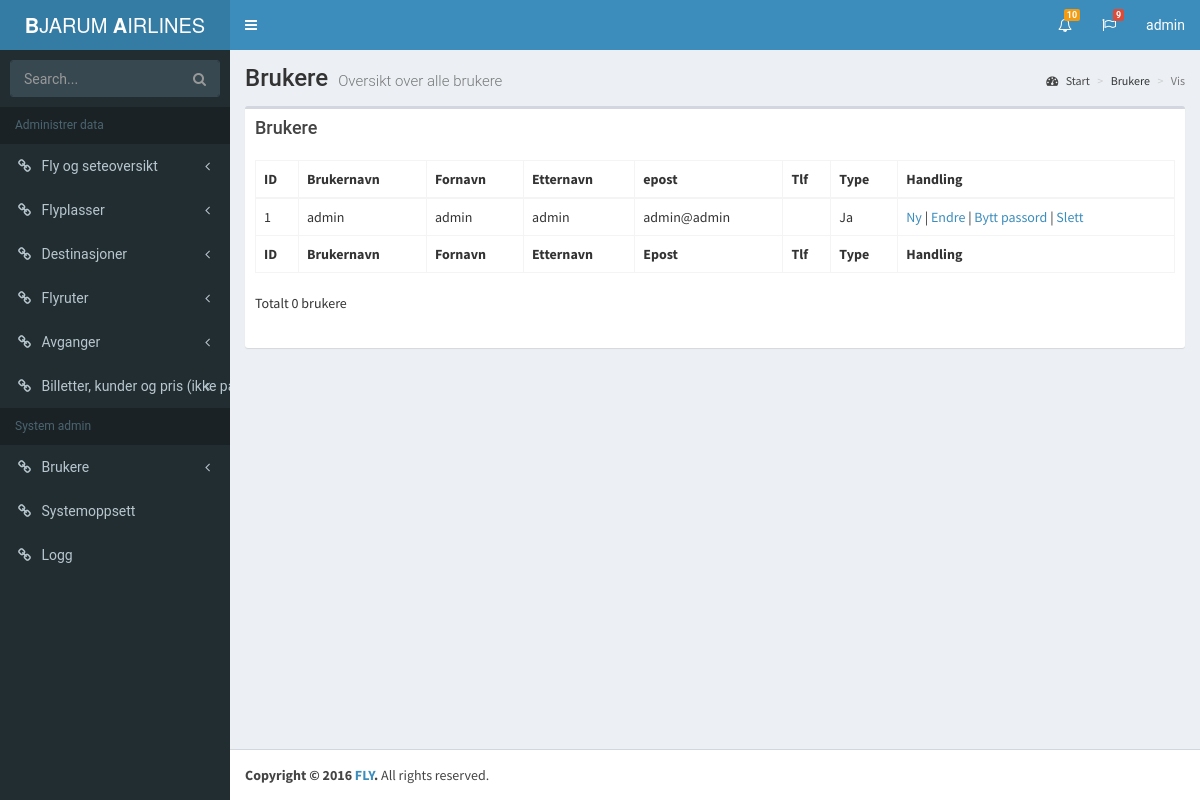
The page /vedlikehold/User/users.php (signed in) on the database its author committed.
### tables this page shows
CREATE TABLE bruker 
(
    brukerId INT NOT NULL AUTO_INCREMENT,
    brukernavn VARCHAR (100) NOT NULL UNIQUE,
    passord CHAR (60) NOT NULL,
    fornavn VARCHAR(45) NOT NULL,
    etternavn VARCHAR(45) NOT NULL,
    epost VARCHAR(45) NOT NULL,
    tlf VARCHAR(45),
    isAdmin VARCHAR (5) NOT NULL,
    endret TIMESTAMP DEFAULT CURRENT_TIMESTAMP ON UPDATE CURRENT_TIMESTAMP,
    CONSTRAINT pk_bruker PRIMARY KEY (brukerId)
);

### vedlikehold/php/User.php (the view, shortened to what this page needs)
<?php
    class User{
        public function VisAlle($sideNr,$logg){
            include('db.php');
            $html =  '';
            $antallMeldinger = 100;
            $oddOrEven = TRUE;
            $printOddOrEven = '';
            $offset = 0;
            if ($sideNr > 1) {
                $sideNr = $sideNr-1;
                $offset = $sideNr*$antallMeldinger;
            } else {
                $offset = $sideNr-1;
            }
            $sql = "
            select
                brukerId
                , brukernavn
                ,fornavn
                ,etternavn
                ,epost
                ,tlf
                ,isAdmin
            from bruker b
            LIMIT ?,?;";
            $queryPrSide = $db_connection->prepare($sql);
            $queryPrSide->bind_param('ss', $offset, $antallMeldinger);
            $queryPrSide->execute();
            $queryPrSide->bind_result(
                $id
                , $brukernavn
                , $fornavn
                , $etternavn
                , $epost
                , $tlf
                , $isAdmin);
            while ($queryPrSide->fetch()) {
                if($oddOrEven){
                    $oddOrEven = FALSE;
                    $printOddOrEven = 'even';
                }
                else {
                    $oddOrEven = TRUE;
                    $printOddOrEven = 'odd';
                }
                $html .= '
                    <tr role="row" class="'.$printOddOrEven.'">
                        <td>'.$id.'</td>
                        <td>'.$brukernavn.'</td>
                        <td>'.$fornavn.'</td>
                        <td>'.$etternavn.'</td>
                        <td>'.$epost.'</td>'
                        .'<td class="hidden-xs">'.$tlf.'</td>'
                        .'<td class="hidden-xs">'.$isAdmin.'</td>'
                        .'<td>
                            <a href="./User/add.php">Ny</a> | <a href="./User/update.php?id='.$id.'">Endre</a> | <a href="./User/changepassword.php?id='.$id.'">Bytt passord</a> | <a onclick="return confirm(\'Er du sikker du ønsker å slette bruker?\')" href="./User/delete.php?id='.$id.'">Slett</a>
                        </td>
                   </tr>';
            }
            return $html;
        }
    }

### vedlikehold/www/css/style.css (style rules this page uses)
body { margin: 0; }
article, aside, details, figcaption, figure, footer, header, hgroup, main, menu, nav, section, summary { display: block; }
h1,h2,h3,h4,p,ul,figcaption,p,input,textarea { font-family: 'Roboto', sans-serif; }

### rows shown on the page
bruker: brukerId "1", brukernavn "admin", fornavn "admin", etternavn "admin", epost "admin@admin", isAdmin "Ja"

### other values the page prints
$antallMeldinger "0"
